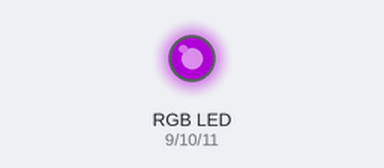
Simulated run of this sketch. Board: Arduino Uno, built with avr-gcc and run on an emulated ATmega328P. Shown: an RGB LED mixed from three pins (HIGH = lit). Dim RGB values are drawn brighter than linear.

Above: at 20.67 s.
At 25.02 s:
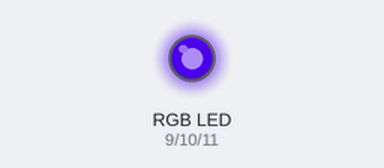
At 30.09 s:
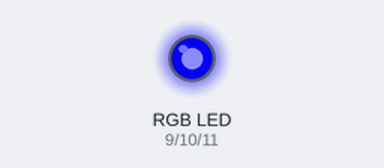
Timing chart, 0 to 40.0 s (numbered marks = the images above):
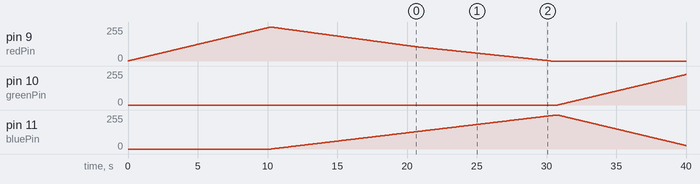

Measured:
- by itself, pin 9 (redPin): rises from 0/255 to 255/255 in 10.2 s, then falls to 0/255 in 20.1 s
- by itself, pin 10 (greenPin): moves from 0/255 to 229/255 over 9.2 s
- by itself, pin 11 (bluePin): rises from 0/255 to 255/255 in 20.4 s, then falls to 26/255 in 9.3 s

The sketch:

colorfade.ino
```cpp
int redPin = 9;
int greenPin = 10;
int bluePin = 11;

int black[3] = {0, 0, 0};
int red[3] = {100, 0, 0};
int green[3] = {0, 100, 0};
int blue[3] = {0, 0, 100};
int yellow[3] = {40, 95, 0};
int orange[3] = {100, 25, 0};
int purple[3] = {50, 0, 50};

int redVal = black[0];
int greenVal = black[1];
int blueVal = black[2];

int wait = 10;

int prevR = redVal;
int prevG = greenVal;
int prevB = blueVal;

void setup(){
  pinMode(redPin, OUTPUT);
  pinMode(greenPin, OUTPUT);
  pinMode(bluePin, OUTPUT);
}

void loop(){
  crossFade(red);
  crossFade(purple);
  crossFade(blue);
  crossFade(green);
  crossFade(yellow);
  crossFade(orange);
}

int calculateStep(int prevValue, int endValue){
  int step = endValue-prevValue;
  if(step){
    step = 1020/step;
  }
  return step;
}

int calculateVal(int step, int val, int i){
  if(step&&i%step==0){
    if(step>0){
      val += 1;
    }
    else if(step<0){
      val -= 1;
    }
  }
  if(val>255){
    val = 255;
  }
  else if(val<0){
    val = 0;
  }
  return val;
}

void crossFade(int color[3]){
  int R = (color[0]*255)/100;
  int G = (color[1]*255)/100;
  int B = (color[2]*255)/100;
  int stepR = calculateStep(prevR, R);
  int stepG = calculateStep(prevG, G);
  int stepB = calculateStep(prevB, B);
  for(int i=0;i<=1020;i++){
    redVal = calculateVal(stepR, redVal, i);
    greenVal = calculateVal(stepG, greenVal, i);
    blueVal = calculateVal(stepB, blueVal, i);
    analogWrite(redPin, redVal);
    analogWrite(greenPin, greenVal);
    analogWrite(bluePin, blueVal);
    delay(wait);
  }
  prevR = redVal;
  prevG = greenVal;
  prevB = blueVal;
}
```
